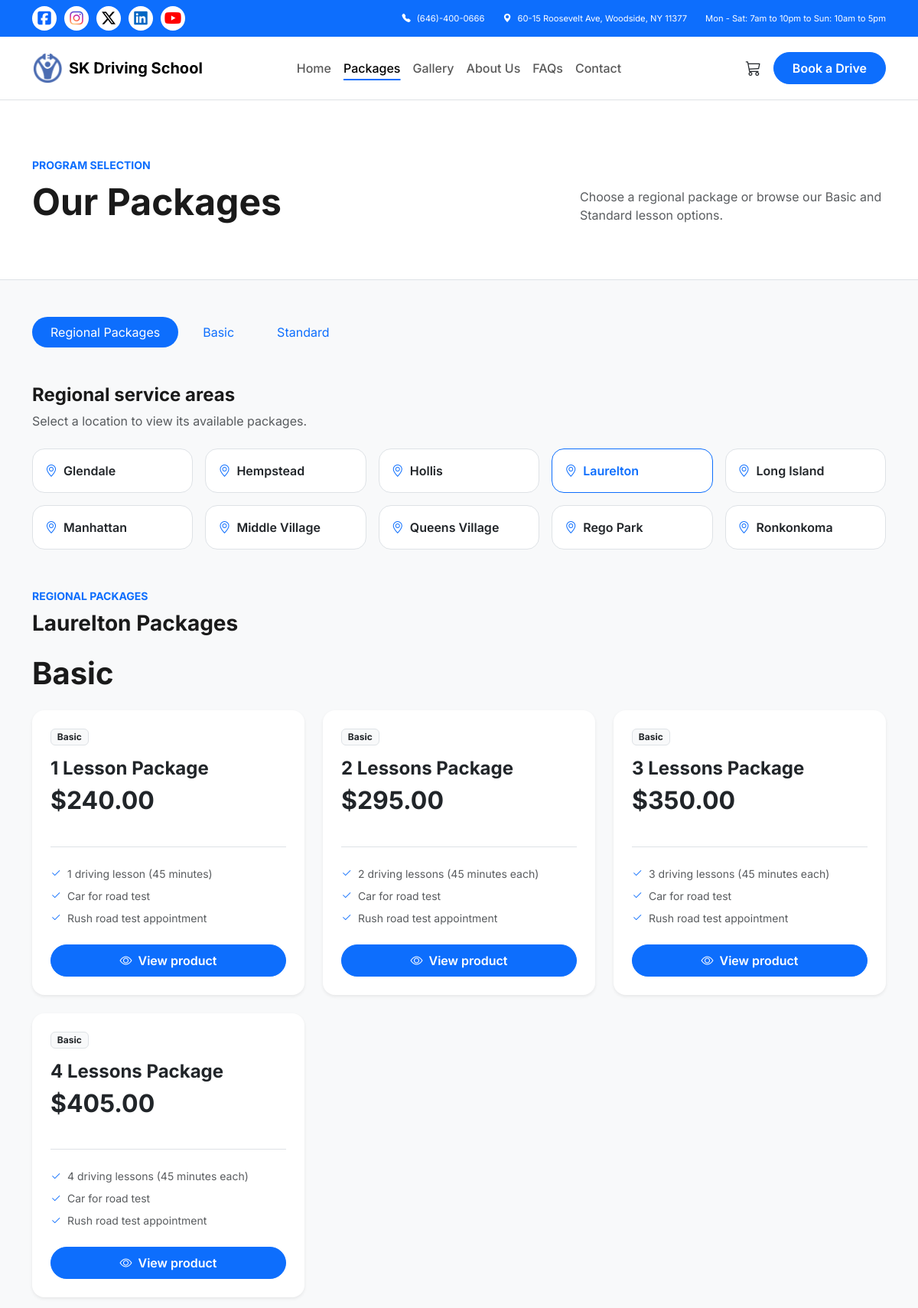
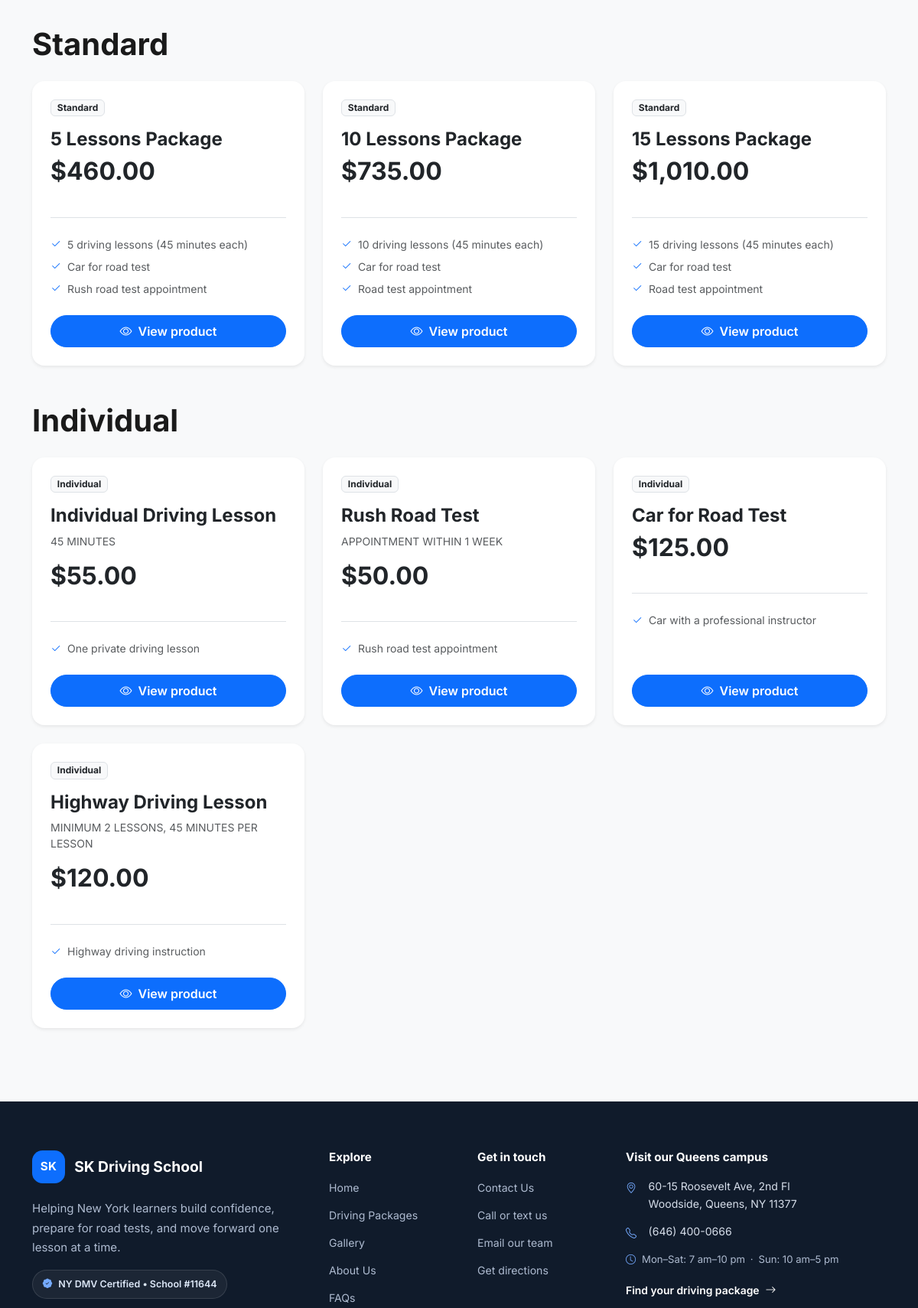
Page /packages.php?region=Laurelton (upper part) on the committed database (2 pictures, top to bottom).
### tables this page shows
CREATE TABLE IF NOT EXISTS products (
    id BIGINT UNSIGNED NOT NULL AUTO_INCREMENT PRIMARY KEY,
    category VARCHAR(32) NOT NULL,
    region VARCHAR(120) NULL,
    name VARCHAR(180) NOT NULL,
    price_cents INT UNSIGNED NOT NULL,
    subtitle VARCHAR(255) NULL,
    features JSON NOT NULL,
    is_active TINYINT(1) NOT NULL DEFAULT 1,
    sort_order INT NOT NULL DEFAULT 0,
    created_at TIMESTAMP NOT NULL DEFAULT CURRENT_TIMESTAMP,
    updated_at TIMESTAMP NOT NULL DEFAULT CURRENT_TIMESTAMP ON UPDATE CURRENT_TIMESTAMP,
    INDEX products_active_category_order (is_active, category, sort_order),
    INDEX products_region_category (region, category, is_active)
);

### includes/package-catalog.php (called while the page is built, shortened)
<?php
require_once __DIR__ . '/db.php';
$regionalServiceAreas = [
    'Glendale',
    'Hempstead',
    'Hollis',
    'Laurelton',
    'Long Island',
    'Manhattan',
    'Middle Village',
    'Queens Village',
    'Rego Park',
    'Ronkonkoma',
];
$packagesByCategory = [];
$regionalPackagesByArea = [];
$productCatalogReady = false;
if ($pdo === null) {
    $productCatalogError = 'The package catalog is unavailable because the database is not connected.';
} else {
    $tableStatement = $pdo->prepare(
        'SELECT COUNT(*) FROM information_schema.TABLES WHERE TABLE_SCHEMA = DATABASE() AND TABLE_NAME = ?'
    );
    $tableStatement->execute(['products']);
    $productCatalogReady = (int) $tableStatement->fetchColumn() === 1;
}
if ($productCatalogReady) {
    $statement = $pdo->query(
        'SELECT id, category, region, name, price_cents, subtitle, features, sort_order
         FROM products
         WHERE is_active = 1
         ORDER BY sort_order, id'
    );
    foreach ($statement->fetchAll() as $row) {
        $features = json_decode($row['features'], true);
        $features = array_values(array_filter($features, 'is_string'));
        $product = [
            'id' => (int) $row['id'],
            'category' => $row['category'],
            'region' => $row['region'] ?? '',
            'name' => $row['name'],
            'price' => ((int) $row['price_cents']) / 100,
            'features' => $features,
            'sort_order' => (int) $row['sort_order'],
        ];
        if (is_string($row['subtitle']) && $row['subtitle'] !== '') {
            $product['subtitle'] = $row['subtitle'];
        }
        if ($product['region'] === '') {
            $packagesByCategory[$product['category']][] = $product;
        } else {
            $regionalPackagesByArea[$product['region']][$product['category']][] = $product;
        }
    }
}

### packages.php (the view, shortened to what this page needs)
<?php
require_once 'includes/package-catalog.php';
$selectedRegion = null;
if (isset($_GET['region']) && is_string($_GET['region']) && in_array($_GET['region'], $regionalServiceAreas, true)) {
    $selectedRegion = $_GET['region'];
}
function renderPackageCards(array $packages, string $category): void
{
    foreach ($packages as $package): ?>
        <div class="col-lg-4 col-md-6">
            <article class="card border-0 shadow-sm rounded-4 h-100 p-4 d-flex flex-column">
                <span class="badge bg-light text-dark border align-self-start mb-3">
                    <?= htmlspecialchars($category, ENT_QUOTES, 'UTF-8') ?>
                </span>
                <h3 class="h4 fw-bold"><?= htmlspecialchars($package['name'], ENT_QUOTES, 'UTF-8') ?></h3>
                <?php if (isset($package['subtitle'])): ?>
                    <p class="text-muted small text-uppercase"><?= htmlspecialchars($package['subtitle'], ENT_QUOTES, 'UTF-8') ?></p>
                <?php endif; ?>
                <div class="d-flex align-items-baseline mb-4">
                    <span class="h2 fw-bold mb-0">$<?= number_format($package['price'], 2) ?></span>
                </div>
                <ul class="list-unstyled small text-muted my-3 border-top pt-4 flex-grow-1">
                    <?php foreach ($package['features'] as $feature): ?>
                        <li class="mb-2"><i class="bi bi-check2 text-primary me-2" aria-hidden="true"></i><?= htmlspecialchars($feature, ENT_QUOTES, 'UTF-8') ?></li>
                    <?php endforeach; ?>
                </ul>
                <a class="btn btn-primary w-100 rounded-pill py-2 fw-semibold mt-auto"
                    href="product?id=<?= (int) $package['id'] ?>">
                    <i class="bi bi-eye me-2" aria-hidden="true"></i>View product
                </a>
            </article>
        </div>
    <?php endforeach;
}
$regionalCategoryPackages = $selectedRegion === null
    ? []
    : ($regionalPackagesByArea[$selectedRegion] ?? []);
include 'includes/header.php';
?>
<header class="site-header">
    <?php
    require_once 'includes/topbar.php';
    require_once 'includes/navbar.php';
    ?>
</header>
<section class="py-5 bg-white border-bottom">
    <div class="container py-4">
        <span class="text-primary fw-bold small text-uppercase tracking-wide">Program Selection</span>
        <div class="d-flex justify-content-between align-items-end mt-2">
            <h1 class="display-5 fw-bold mb-0">Our Packages</h1>
            <p class="text-muted mb-0 d-none d-md-block" style="max-width: 400px;">Choose a regional package or browse our Basic and Standard lesson options.</p>
        </div>
    </div>
</section>
<section class="py-5 bg-light">
    <div class="container">
        <ul class="nav nav-pills mb-5 gap-2" id="package-tabs" role="tablist">
            <li class="nav-item" role="presentation">
                <button class="nav-link active rounded-pill px-4" id="regional-tab" data-bs-toggle="pill" data-bs-target="#regional-panel" type="button" role="tab" aria-controls="regional-panel" aria-selected="true">Regional Packages</button>
            </li>
            <li class="nav-item" role="presentation">
                <button class="nav-link rounded-pill px-4" id="basic-tab" data-bs-toggle="pill" data-bs-target="#basic-panel" type="button" role="tab" aria-controls="basic-panel" aria-selected="false">Basic</button>
            </li>
            <li class="nav-item" role="presentation">
                <button class="nav-link rounded-pill px-4" id="standard-tab" data-bs-toggle="pill" data-bs-target="#standard-panel" type="button" role="tab" aria-controls="standard-panel" aria-selected="false">Standard</button>
            </li>
        </ul>
        <div class="tab-content" id="package-tabs-content">
            <div class="tab-pane fade show active" id="regional-panel" role="tabpanel" aria-labelledby="regional-tab" tabindex="0">
                <section class="mb-5" id="regional-packages" aria-labelledby="regional-areas-heading">
                    <div class="mb-4">
                        <h2 class="h4 fw-bold mb-2" id="regional-areas-heading">Regional service areas</h2>
                        <p class="text-muted mb-0">Select a location to view its available packages.</p>
                    </div>
                    <div class="row row-cols-2 row-cols-md-3 row-cols-lg-5 g-3">
                        <?php foreach ($regionalServiceAreas as $area): ?>
                            <div class="col">
                                <a href="?region=<?= rawurlencode($area) ?>#regional-packages"
                                    class="d-block bg-white border rounded-4 h-100 px-3 py-3 fw-semibold text-decoration-none <?= $selectedRegion === $area ? 'border-primary text-primary' : 'text-dark' ?>"
                                    <?= $selectedRegion === $area ? 'aria-current="true"' : '' ?>>
                                    <i class="bi bi-geo-alt text-primary me-2" aria-hidden="true"></i><?= htmlspecialchars($area, ENT_QUOTES, 'UTF-8') ?>
                                </a>
                            </div>
                        <?php endforeach; ?>
                    </div>
                </section>
                <?php if ($selectedRegion !== null): ?>
                    <section aria-labelledby="selected-region-heading">
                        <div class="mb-4">
                            <span class="text-primary fw-bold small text-uppercase tracking-wide">Regional packages</span>
                            <h2 class="h3 fw-bold mt-2" id="selected-region-heading"><?= htmlspecialchars($selectedRegion, ENT_QUOTES, 'UTF-8') ?> Packages</h2>
                        </div>
                        <?php foreach ($regionalCategoryPackages as $category => $packages): ?>
                            <section class="mb-5" aria-labelledby="regional-<?= strtolower($category) ?>-heading">
                                <h3 class="display-6 fw-bold mb-4" id="regional-<?= strtolower($category) ?>-heading">
                                    <?= htmlspecialchars($category, ENT_QUOTES, 'UTF-8') ?>
                                </h3>
                                <div class="row g-4">
                                    <?php renderPackageCards($packages, $category); ?>
                                </div>
                            </section>
                        <?php endforeach; ?>
                    </section>
                <?php endif; ?>
            </div>
        </div>
    </div>
</section>
<?php include 'includes/footer.php'; ?>

### assets/css/partials/00-base.css (style rules this page uses)
:root { --bs-primary: #0d6efd; --bs-primary-rgb: 13,110,253; }
.btn-primary { background-color: var(--bs-primary); border-color: var(--bs-primary); }
.text-primary { color: var(--bs-primary) !important; }
body { font-family: 'Inter', sans-serif; color: #1a1a1a; }

### assets/css/partials/01-layout.css (style rules this page uses)
.btn, .navbar .nav-link, .footer-links a, .footer-contact-link, .footer-bottom-link, .contact-info-row a, .about-team-links a, .gallery-cta-card a, .cart-continue-link, .cart-call-link { transition: color 0.18s ease, background-color 0.18s ease, border-color 0.18s ease, box-shadow 0.18s ease, transform 0.18s ease; }
.home-feature-card, .home-package-card, .card, .contact-response-card, .contact-form-card, .contact-campus-card, .contact-note-card, .faq-category, .about-promise-card, .about-service-card, .about-area-card, .about-team-card, .about-cta-card, .terms-card, .cart-empty-card, .cart-items-card, .cart-summary, .checkout-card, .checkout-summary, .checkout-campus-card { transition: transform 0.22s ease, box-shadow 0.22s ease, border-color 0.22s ease; }

### rows in the picture
products: category "Basic", name "1 Lesson Package", price "240.00", feature "1 driving lesson (45 minutes)", feature "Car for road test", feature "Rush road test appointment"
products: category "Basic", name "2 Lessons Package", price "295.00", feature "2 driving lessons (45 minutes each)", feature "Car for road test", feature "Rush road test appointment"
products: category "Basic", name "3 Lessons Package", price "350.00", feature "3 driving lessons (45 minutes each)", feature "Car for road test", feature "Rush road test appointment"
products: category "Basic", name "4 Lessons Package", price "405.00", feature "4 driving lessons (45 minutes each)", feature "Car for road test", feature "Rush road test appointment"
products: category "Standard", name "5 Lessons Package", price "460.00", feature "5 driving lessons (45 minutes each)", feature "Car for road test", feature "Rush road test appointment"
products: category "Standard", name "10 Lessons Package", price "735.00", feature "10 driving lessons (45 minutes each)", feature "Car for road test", feature "Road test appointment"
products: category "Standard", name "15 Lessons Package", price "1,010.00", feature "15 driving lessons (45 minutes each)", feature "Car for road test", feature "Road test appointment"
products: category "Individual", name "Individual Driving Lesson", subtitle "45 MINUTES", price "55.00", feature "One private driving lesson"
products: category "Individual", name "Rush Road Test", subtitle "APPOINTMENT WITHIN 1 WEEK", price "50.00", feature "Rush road test appointment"
products: category "Individual", name "Car for Road Test", price "125.00", feature "Car with a professional instructor"
products: category "Individual", name "Highway Driving Lesson", subtitle "MINIMUM 2 LESSONS, 45 MINUTES PER LESSON", price "120.00", feature "Highway driving instruction"

### other values in the picture
$area "Glendale"
$area "Hempstead"
$area "Hollis"
$area "Laurelton"
$area "Long Island"
$area "Manhattan"
$area "Middle Village"
$area "Queens Village"
$area "Rego Park"
$area "Ronkonkoma"
$selectedRegion "Laurelton"
$category "Basic"
$category "Standard"
$category "Individual"
